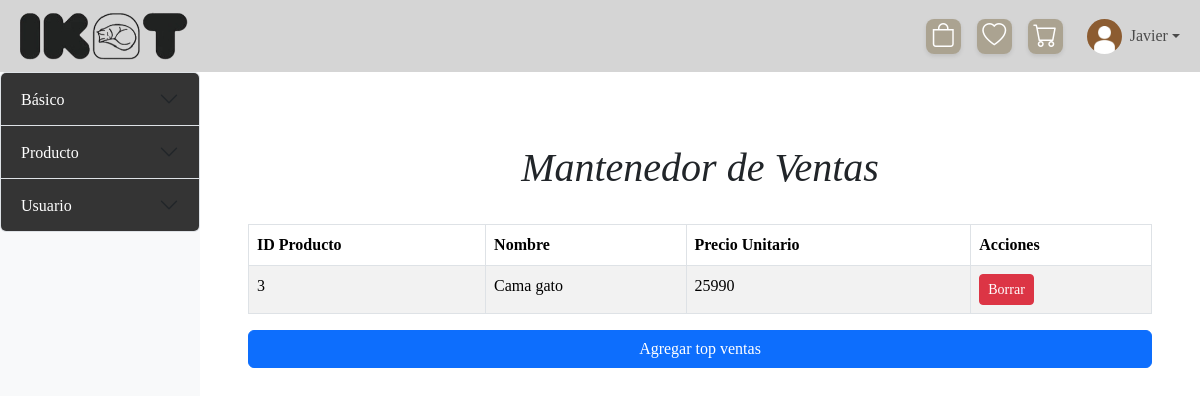
The page /mantenedores/Mantenedor_top_ventas/mostrar_top_ventas.php (signed in) on the database its author committed.
### tables this page shows
CREATE TABLE `producto` (
  `id_producto` int(10) NOT NULL,
  `nombre_producto` varchar(50) NOT NULL,
  `precio_unitario` int(11) NOT NULL,
  `stock_producto` int(11) NOT NULL,
  `descripcion_producto` text NOT NULL,
  `foto_producto` varchar(255) NOT NULL,
  `cantidad_vendida` int(11) NOT NULL,
  `top_venta` tinyint(1) NOT NULL,
  `activo` tinyint(1) NOT NULL,
  `id_subcategoria` int(11) DEFAULT NULL
);

### mantenedores/Mantenedor_top_ventas/mostrar_top_ventas.php (the view, shortened to what this page needs)
<?php
include '../../config/conexion.php';
?>
<!DOCTYPE html>
<html lang="es">
<head>
    <link rel="stylesheet" href="https://cdn.jsdelivr.net/npm/bootstrap-icons@1.11.3/font/bootstrap-icons.min.css">
    <link href="https://cdn.jsdelivr.net/npm/bootstrap@5.3.3/dist/css/bootstrap.min.css" rel="stylesheet">
    <link rel="stylesheet" href="..\..\assets\css\styles.css">
</head>
<body>
    <?php include $_SERVER['DOCUMENT_ROOT'] . '/xampp/TIS-1/IKAT/templates/header.php';?>
    <div class="d-flex">
        <?php include '../sidebar-mantenedores.php';?>
        <div class="content-area flex-grow-1 p-5 col-4 col-md-10">
            <h1 class="text-center p-4">Mantenedor de Ventas</h1>
            <div class="table-responsive">
                <?php
                    $query = "SELECT * FROM producto WHERE top_venta = true";
                    $result = $conn->query($query);
                    if ($result && $result->num_rows > 0) {
                        echo "<table class='table table-bordered table-striped'>
                                <thead class='thead-dark'>
                                    <tr>
                                        <th>ID Producto</th>
                                        <th>Nombre</th>
                                        <th>Precio Unitario</th>
                                        <th>Acciones</th>
                                    </tr>
                                </thead>
                                <tbody>";
                        while ($row = $result->fetch_assoc()) {
                            echo "<tr>
                                    <td>" . $row["id_producto"] . "</td>
                                    <td>" . $row["nombre_producto"] . "</td>
                                    <td>" . $row["precio_unitario"] . "</td>
                                    <td>
                                        <form action='borrar_top_ventas.php' method='post'>
                                            <input type='hidden' name='id_producto' value='" . $row["id_producto"] . "'>
                                            <input type='submit' name='accion' value='Borrar' class='btn btn-danger btn-sm'>
                                        </form>
                                    </td>
                                  </tr>";
                        }
                        echo "</tbody></table>";
                        echo "<a class='btn btn-primary mt-3 d-block' data-bs-toggle='modal' data-bs-target='#agregarTopVentasModal'>Agregar top ventas</a>";
                    } else {
                        echo "<p class='text-center'>No hay productos en top ventas.</p>";
                        echo "<a class='btn btn-primary mt-3 d-block' data-bs-toggle='modal' data-bs-target='#agregarTopVentasModal'>Agregar top ventas</a>";
                    }
                ?>
            </div>
        </div>
    </div>
</body>
</html>

### assets/css/styles.css (style rules this page uses)
body { font-family: "Newsreader", serif !important; }
h1, h2, h3 { font-family: "Newsreader", serif !important; font-style: italic; }
p,a { font-family: "Newsreader", serif !important; font-style: normal; }

### rows shown on the page
producto: id_producto "3", nombre_producto "Cama gato", precio_unitario "25990"

### other values the page prints
$_SESSION['nombre_usuario'] "Javier"
